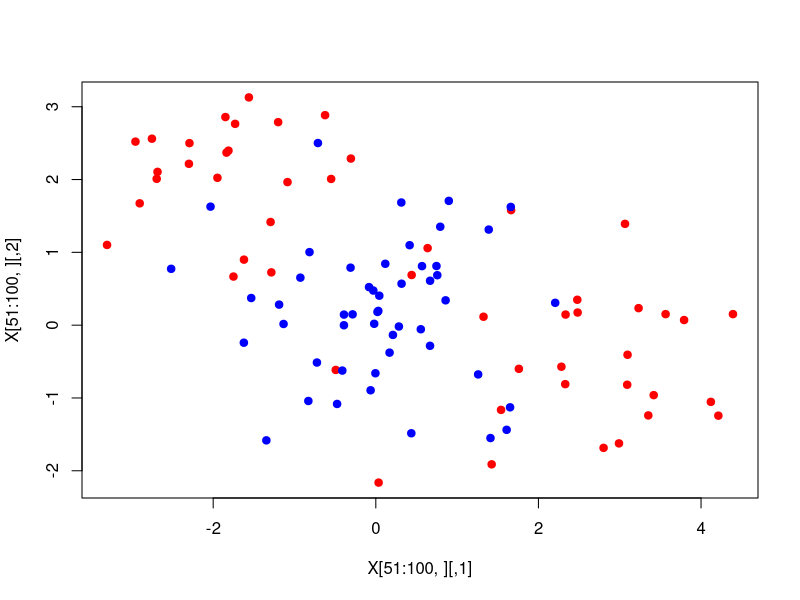

This figure's R source: (Note: this script raises an error after producing the figure.)
## ---- chunk 1
y <- rep(c(-1,1), each=50)
y <- as.factor(y)
X <- matrix(rnorm(200), ncol=2)
X[51:75,] <- X[51:75,] + matrix(rep(c(2.5,-.5), each=25), ncol=2)
X[76:100,] <- X[76:100,] + matrix(rep(c(-1.5, 1.5), each=25), ncol=2)
plot(X[51:100,], col=c('red'), pch=19)
points(X[1:50,], col='blue', pch=19)
setwd('~/projects/rldm')
debug(ldm)
fit.ldm <- ldm(y, X)
fit.svm <- svm(X, y, kernel='radial', cost=10, gamma=1)

table(y,fit.ldm$fitted) # training set performance for LDM
table(y,fit.svm$fitted) # training set performance for SVM

table(fit.ldm$fitted, fit.svm$fitted) # LDM fit vs SVM fit -- identical
